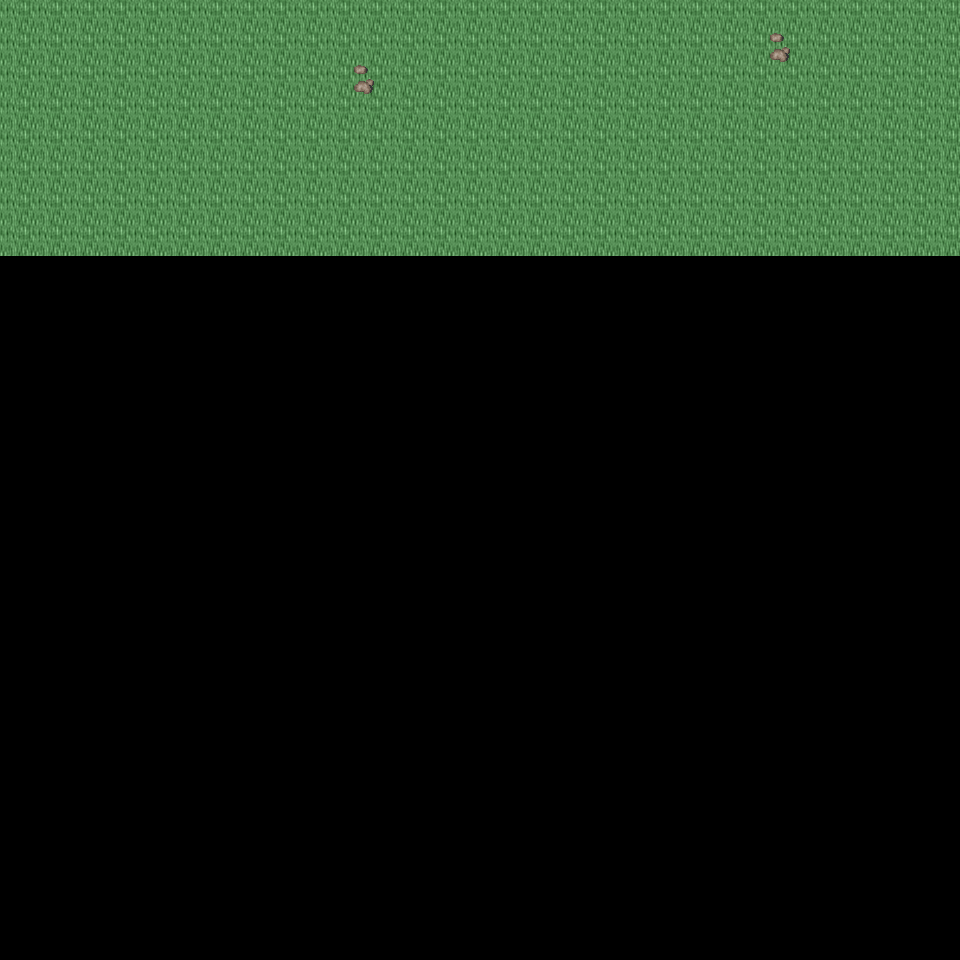

A 2D game scene composited from a Tiled map and its tileset images. What follows is a short description and the map's XML, with each tile layer's data collapsed to a summary:
An orthogonal 30x30 tile map with 32x32 px tiles, 6 tile layers (Ground, Object, Object2, Above, ...), 20 tilesets and 3 objects (3x mapExit).

<map version="1.0" orientation="orthogonal" renderorder="right-down" width="30" height="30" tilewidth="32" tileheight="32" nextobjectid="4">
  <tileset firstgid="1" name="tileset_logic_collision" tilewidth="32" tileheight="32" tilecount="1" columns="1">
    <image source="../drawable/tileset_logic_collision.png" width="32" height="32" />
  </tileset>
  <tileset firstgid="2" name="tileset_ground_ground" tilewidth="32" tileheight="32" tilecount="33" columns="3">
    <image source="../drawable/tileset_ground_ground.png" width="96" height="352" />
  </tileset>
  <tileset firstgid="35" name="tileset_ground_rock_pebbles" tilewidth="32" tileheight="32" tilecount="3" columns="1">
    <image source="../drawable/tileset_ground_rock_pebbles.png" width="32" height="96" />
  </tileset>
  <tileset firstgid="38" name="tileset_ground_grass_corners" tilewidth="32" tileheight="32" tilecount="24" columns="6">
    <image source="../drawable/tileset_ground_grass_corners.png" width="192" height="128" />
  </tileset>
  <tileset firstgid="62" name="tileset_ground_grass_edges" tilewidth="32" tileheight="32" tilecount="36" columns="12">
    <image source="../drawable/tileset_ground_grass_edges.png" width="384" height="96" />
  </tileset>
  <tileset firstgid="98" name="tileset_ground_grass_2" tilewidth="32" tileheight="32" tilecount="21" columns="3">
    <image source="../drawable/tileset_ground_grass_2.png" width="96" height="224" />
  </tileset>
  <tileset firstgid="119" name="tileset_plant_leaves" tilewidth="32" tileheight="32" tilecount="8" columns="4">
    <image source="../drawable/tileset_plant_leaves.png" width="128" height="64" />
  </tileset>
  <tileset firstgid="127" name="tileset_plant_tree_tree_darkgreen" tilewidth="32" tileheight="32" tilecount="88" columns="8">
    <image source="../drawable/tileset_plant_tree_tree_darkgreen.png" width="256" height="352" />
  </tileset>
  <tileset firstgid="215" name="tileset_plant_tree_fall_trees" tilewidth="32" tileheight="32" tilecount="40" columns="8">
    <image source="../drawable/tileset_plant_tree_fall_trees.png" width="256" height="160" />
  </tileset>
  <tileset firstgid="255" name="tileset_plant_tree_pine_tree" tilewidth="32" tileheight="32" tilecount="20" columns="4">
    <image source="../drawable/tileset_plant_tree_pine_tree.png" width="128" height="160" />
  </tileset>
  <tileset firstgid="275" name="tileset_plant_stump_hollow_logs" tilewidth="32" tileheight="32" tilecount="6" columns="3">
    <image source="../drawable/tileset_plant_stump_hollow_logs.png" width="96" height="64" />
  </tileset>
  <tileset firstgid="281" name="tileset_plant_stump_small_stump" tilewidth="32" tileheight="32" tilecount="4" columns="2">
    <image source="../drawable/tileset_plant_stump_small_stump.png" width="64" height="64" />
  </tileset>
  <tileset firstgid="285" name="tileset_plant_stump_stump_purple" tilewidth="32" tileheight="32" tilecount="4" columns="2">
    <image source="../drawable/tileset_plant_stump_stump_purple.png" width="64" height="64" />
  </tileset>
  <tileset firstgid="289" name="tileset_plant_flower_daisy_blue" tilewidth="32" tileheight="32" tilecount="8" columns="2">
    <image source="../drawable/tileset_plant_flower_daisy_blue.png" width="64" height="128" />
  </tileset>
  <tileset firstgid="297" name="tileset_plant_flower_daisy_red" tilewidth="32" tileheight="32" tilecount="8" columns="2">
    <image source="../drawable/tileset_plant_flower_daisy_red.png" width="64" height="128" />
  </tileset>
  <tileset firstgid="305" name="tileset_plant_flower_daisy_white" tilewidth="32" tileheight="32" tilecount="8" columns="2">
    <image source="../drawable/tileset_plant_flower_daisy_white.png" width="64" height="128" />
  </tileset>
  <tileset firstgid="313" name="tileset_plant_flower_daisy_yellow" tilewidth="32" tileheight="32" tilecount="8" columns="2">
    <image source="../drawable/tileset_plant_flower_daisy_yellow.png" width="64" height="128" />
  </tileset>
  <tileset firstgid="321" name="tileset_logic_creature_animal" tilewidth="32" tileheight="32" tilecount="32" columns="8">
    <image source="../drawable/tileset_logic_creature_animal.png" width="256" height="128" />
  </tileset>
  <tileset firstgid="353" name="tileset_logic_creature_reptile" tilewidth="32" tileheight="32" tilecount="7" columns="7">
    <image source="../drawable/tileset_logic_creature_reptile.png" width="224" height="32" />
  </tileset>
  <tileset firstgid="360" name="tileset_logic_creature_fowl" tilewidth="32" tileheight="32" tilecount="6" columns="6">
    <image source="../drawable/tileset_logic_creature_fowl.png" width="192" height="32" />
  </tileset>
  <layer name="Ground" width="30" height="30">
    <data>[900 cells, 240 non-empty, 1 distinct tile ids]</data>
  </layer>
  <layer name="Object" width="30" height="30">
    <data>[900 cells, 2 non-empty, 1 distinct tile ids]</data>
  </layer>
  <layer name="Object2" width="30" height="30">
    <data>[900 cells, 0 non-empty, 0 distinct tile ids]</data>
  </layer>
  <layer name="Above" width="30" height="30">
    <data>[900 cells, 0 non-empty, 0 distinct tile ids]</data>
  </layer>
  <layer name="Above2" width="30" height="30">
    <data>[900 cells, 0 non-empty, 0 distinct tile ids]</data>
  </layer>
  <layer name="Walkable" width="30" height="30">
    <data>[900 cells, 0 non-empty, 0 distinct tile ids]</data>
  </layer>
  <objectgroup name="MapEvents">
    <object id="1" name="north" type="mapExit" x="0" y="0" width="960" height="32">
      <properties>
        <property name="map" value="level_0_x36_y28" />
        <property name="x" value="0" />
        <property name="y" value="28" />
      </properties>
    </object>
    <object id="2" name="west" type="mapExit" x="0" y="0" width="32" height="960">
      <properties>
        <property name="map" value="level_0_x35_y29" />
        <property name="x" value="28" />
        <property name="y" value="0" />
      </properties>
    </object>
    <object id="3" name="east" type="mapExit" x="928" y="0" width="32" height="960">
      <properties>
        <property name="map" value="level_0_x37_y29" />
        <property name="x" value="1" />
        <property name="y" value="0" />
      </properties>
    </object>
  </objectgroup>
</map>
